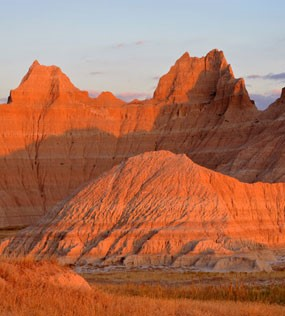
#> input picture panorama/11.jpg, 285 x 316 px, found by its file name; its folder holds 4 pictures in this run
$ python panorama.py
#> lines starting #> are read from the running program, lines starting #| are printed output that depends on the picture

import cv2
import os

stitcher = cv2.Stitcher_create()

path = 'cv2/panorama'

images = []

for i in os.listdir(path):
    a = cv2.imread(f'{path}/{i}')
#> a is the input picture: shape (316, 285, 3); mean B, G, R 87.6, 113, 172
    images.append(a)

_, Panorama = stitcher.stitch(images)
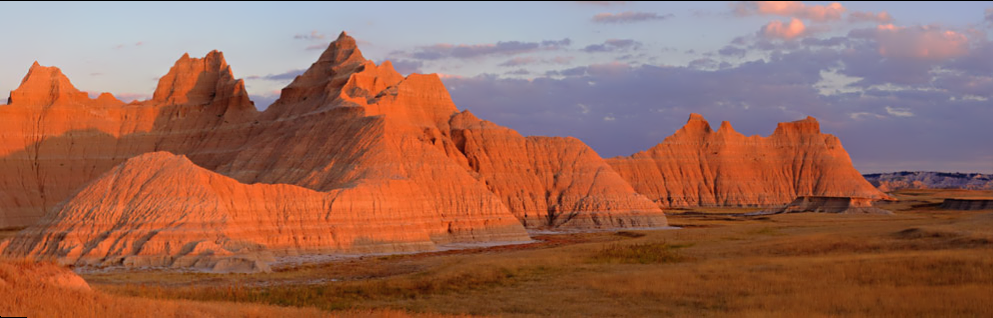
#> Panorama: shape (318, 993, 3); mean B, G, R 87.2, 104.1, 153.6

if _ == 0:
    print('Panorama Operation Successful')
    cv2.imwrite(f'{path}/Panorama.jpg', Panorama)
else:
    print('Panorama Operation Unsuccessful')
